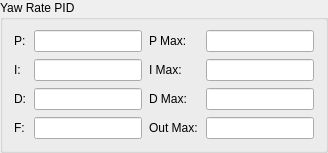
               <widget class="QGroupBox" name="YawRate">
                <property name="title">
                 <string>Yaw Rate PID</string>
                </property>
                <layout class="QHBoxLayout" name="horizontalLayout_21">
                 <property name="spacing">
                  <number>7</number>
                 </property>
                 <property name="topMargin">
                  <number>10</number>
                 </property>
                 <item>
                  <layout class="QFormLayout" name="formLayout_7">
                   <property name="horizontalSpacing">
                    <number>8</number>
                   </property>
                   <item row="0" column="0">
                    <widget class="QLabel" name="label_CTRL_YAW_RTE_P">
                     <property name="sizePolicy">
                      <sizepolicy hsizetype="Preferred" vsizetype="Preferred">
                       <horstretch>0</horstretch>
                       <verstretch>0</verstretch>
                      </sizepolicy>
                     </property>
                     <property name="text">
                      <string>P:</string>
                     </property>
                    </widget>
                   </item>
                   <item row="0" column="1">
                    <widget class="QLineEdit" name="CTRL_YAW_RTE_P">
                     <property name="sizePolicy">
                      <sizepolicy hsizetype="Maximum" vsizetype="Fixed">
                       <horstretch>0</horstretch>
                       <verstretch>0</verstretch>
                      </sizepolicy>
                     </property>
                    </widget>
                   </item>
                   <item row="1" column="0">
                    <widget class="QLabel" name="label_CTRL_YAW_RTE_I">
                     <property name="sizePolicy">
                      <sizepolicy hsizetype="Preferred" vsizetype="Preferred">
                       <horstretch>0</horstretch>
                       <verstretch>0</verstretch>
                      </sizepolicy>
                     </property>
                     <property name="text">
                      <string>I:</string>
                     </property>
                    </widget>
                   </item>
                   <item row="1" column="1">
                    <widget class="QLineEdit" name="CTRL_YAW_RTE_I">
                     <property name="sizePolicy">
                      <sizepolicy hsizetype="Maximum" vsizetype="Fixed">
                       <horstretch>0</horstretch>
                       <verstretch>0</verstretch>
                      </sizepolicy>
                     </property>
                    </widget>
                   </item>
                   <item row="2" column="0">
                    <widget class="QLabel" name="label_CTRL_YAW_RTE_D">
                     <property name="sizePolicy">
                      <sizepolicy hsizetype="Preferred" vsizetype="Preferred">
                       <horstretch>0</horstretch>
                       <verstretch>0</verstretch>
                      </sizepolicy>
                     </property>
                     <property name="text">
                      <string>D:</string>
                     </property>
                    </widget>
                   </item>
                   <item row="2" column="1">
                    <widget class="QLineEdit" name="CTRL_YAW_RTE_D">
                     <property name="sizePolicy">
                      <sizepolicy hsizetype="Maximum" vsizetype="Fixed">
                       <horstretch>0</horstretch>
                       <verstretch>0</verstretch>
                      </sizepolicy>
                     </property>
                    </widget>
                   </item>
                   <item row="3" column="0">
                    <widget class="QLabel" name="label_CTRL_YAW_RTE_F">
                     <property name="sizePolicy">
                      <sizepolicy hsizetype="Preferred" vsizetype="Preferred">
                       <horstretch>0</horstretch>
                       <verstretch>0</verstretch>
                      </sizepolicy>
                     </property>
                     <property name="text">
                      <string>F:</string>
                     </property>
                    </widget>
                   </item>
                   <item row="3" column="1">
                    <widget class="QLineEdit" name="CTRL_YAW_RTE_F">
                     <property name="sizePolicy">
                      <sizepolicy hsizetype="Maximum" vsizetype="Fixed">
                       <horstretch>0</horstretch>
                       <verstretch>0</verstretch>
                      </sizepolicy>
                     </property>
                    </widget>
                   </item>
                  </layout>
                 </item>
                 <item>
                  <layout class="QFormLayout" name="formLayout_8">
                   <property name="horizontalSpacing">
                    <number>8</number>
                   </property>
                   <item row="0" column="0">
                    <widget class="QLabel" name="label_CTRL_YAW_RTE_PM">
                     <property name="sizePolicy">
                      <sizepolicy hsizetype="Preferred" vsizetype="Preferred">
                       <horstretch>0</horstretch>
                       <verstretch>0</verstretch>
                      </sizepolicy>
                     </property>
                     <property name="text">
                      <string>P Max:</string>
                     </property>
                    </widget>
                   </item>
                   <item row="0" column="1">
                    <widget class="QLineEdit" name="CTRL_YAW_RTE_PM">
                     <property name="sizePolicy">
                      <sizepolicy hsizetype="Maximum" vsizetype="Fixed">
                       <horstretch>0</horstretch>
                       <verstretch>0</verstretch>
                      </sizepolicy>
                     </property>
                    </widget>
                   </item>
                   <item row="1" column="0">
                    <widget class="QLabel" name="label_CTRL_YAW_RTE_IM">
                     <property name="sizePolicy">
                      <sizepolicy hsizetype="Preferred" vsizetype="Preferred">
                       <horstretch>0</horstretch>
                       <verstretch>0</verstretch>
                      </sizepolicy>
                     </property>
                     <property name="text">
                      <string>I Max:</string>
                     </property>
                    </widget>
                   </item>
                   <item row="1" column="1">
                    <widget class="QLineEdit" name="CTRL_YAW_RTE_IM">
                     <property name="sizePolicy">
                      <sizepolicy hsizetype="Maximum" vsizetype="Fixed">
                       <horstretch>0</horstretch>
                       <verstretch>0</verstretch>
                      </sizepolicy>
                     </property>
                    </widget>
                   </item>
                   <item row="2" column="0">
                    <widget class="QLabel" name="label_CTRL_YAW_RTE_DM">
                     <property name="sizePolicy">
                      <sizepolicy hsizetype="Preferred" vsizetype="Preferred">
                       <horstretch>0</horstretch>
                       <verstretch>0</verstretch>
                      </sizepolicy>
                     </property>
                     <property name="text">
                      <string>D Max:</string>
                     </property>
                    </widget>
                   </item>
                   <item row="2" column="1">
                    <widget class="QLineEdit" name="CTRL_YAW_RTE_DM">
                     <property name="sizePolicy">
                      <sizepolicy hsizetype="Maximum" vsizetype="Fixed">
                       <horstretch>0</horstretch>
                       <verstretch>0</verstretch>
                      </sizepolicy>
                     </property>
                    </widget>
                   </item>
                   <item row="3" column="0">
                    <widget class="QLabel" name="label_CTRL_YAW_RTE_OM">
                     <property name="sizePolicy">
                      <sizepolicy hsizetype="Preferred" vsizetype="Preferred">
                       <horstretch>0</horstretch>
                       <verstretch>0</verstretch>
                      </sizepolicy>
                     </property>
                     <property name="text">
                      <string>Out Max:</string>
                     </property>
                    </widget>
                   </item>
                   <item row="3" column="1">
                    <widget class="QLineEdit" name="CTRL_YAW_RTE_OM">
                     <property name="sizePolicy">
                      <sizepolicy hsizetype="Maximum" vsizetype="Fixed">
                       <horstretch>0</horstretch>
                       <verstretch>0</verstretch>
                      </sizepolicy>
                     </property>
                    </widget>
                   </item>
                  </layout>
                 </item>
                </layout>
               </widget>
